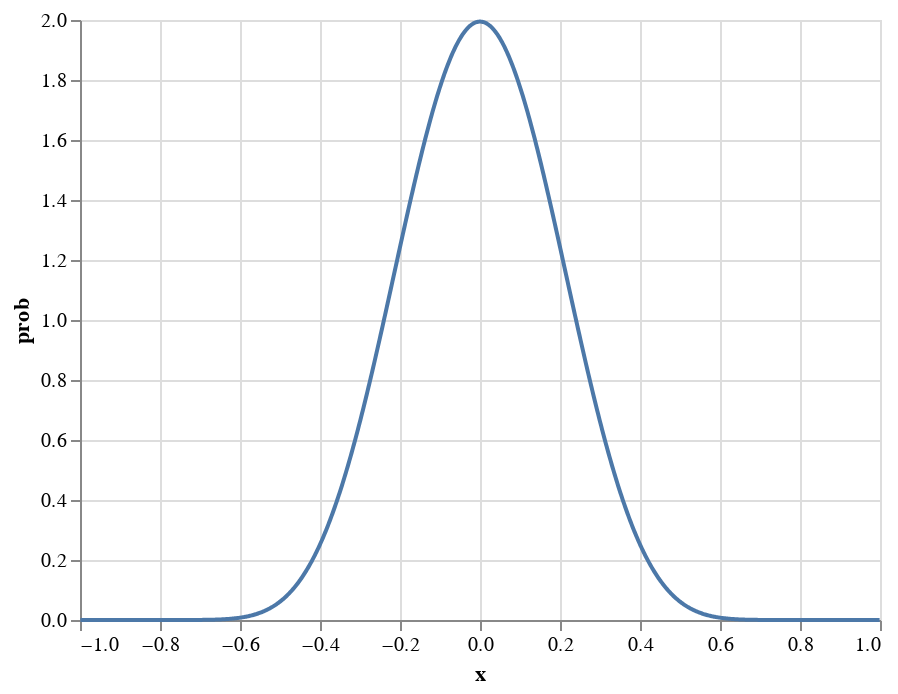

Notebook code for this chart:
### Code cell
render_dist(SquashedNormal(0, 0.2))

### Figure 1 — Vega-Lite specification as saved in the notebook (floating-point values rounded to 4 significant figures; data arrays with more than 128 entries replaced by an {"elided": "..."} marker saying what was removed)
{"config": {"view": {"continuousWidth": 400, "continuousHeight": 300}}, "data": {"name": "data-7a8f5f0064158f5d8188a1a63dcfebcb"}, "mark": "line", "encoding": {"x": {"type": "quantitative", "field": "x"}, "y": {"type": "quantitative", "field": "prob"}}, "$schema": "https://vega.github.io/schema/vega-lite/v4.8.1.json", "datasets": {"data-7a8f5f0064158f5d8188a1a63dcfebcb": {"elided": "1000 records"}}}
